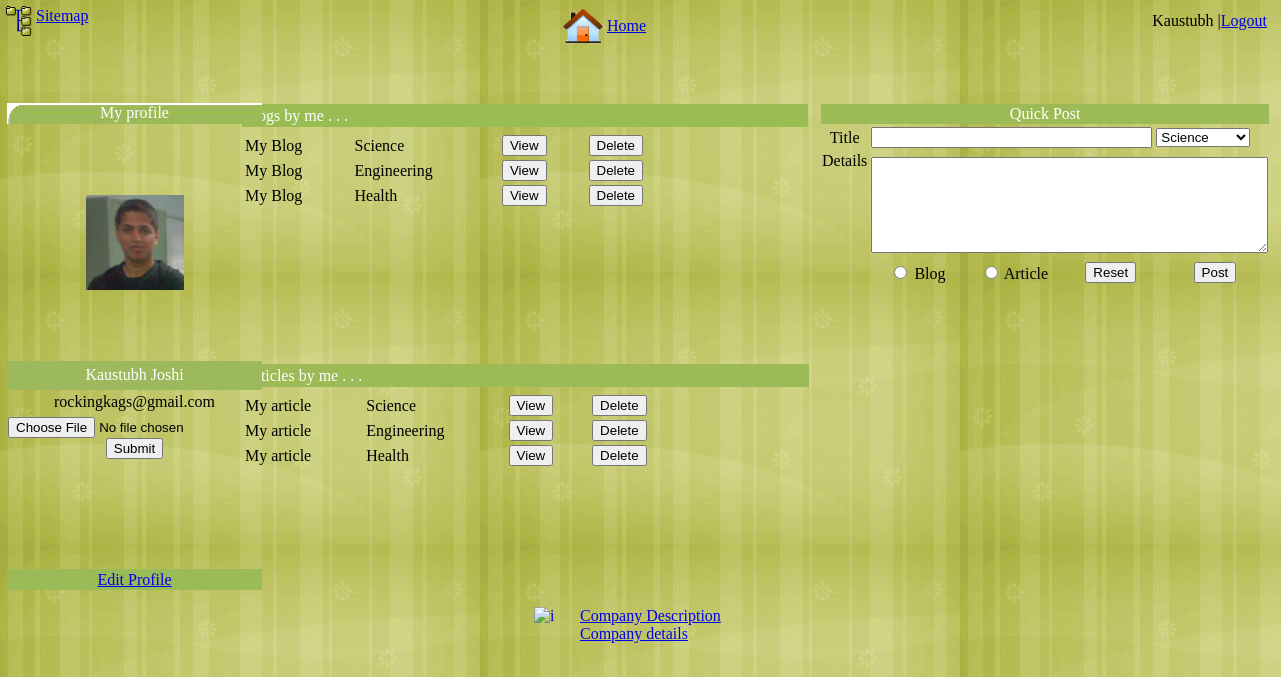
The page /dashBoardP.php (signed in) on the database its author committed.
### tables this page shows
CREATE TABLE IF NOT EXISTS `kj_signupu` (
  `PID` varchar(10) NOT NULL,
  `FirstName` varchar(50) NOT NULL,
  `LastName` varchar(50) NOT NULL,
  `Email` varchar(50) NOT NULL,
  `Address` varchar(200) NOT NULL,
  `Zip` int(20) NOT NULL,
  `Country` varchar(20) NOT NULL,
  `DateOfBirth` date NOT NULL,
  `PhoneNo` bigint(20) NOT NULL,
  `UserID` varchar(20) NOT NULL,
  `Password` varchar(20) NOT NULL,
  `CachyLine` varchar(100) NOT NULL
);

CREATE TABLE IF NOT EXISTS `kj_blogu` (
  `PID` int(10) NOT NULL,
  `ID` int(10) NOT NULL,
  `Title` varchar(150) NOT NULL,
  `Category` varchar(50) NOT NULL,
  `Details` varchar(30000) NOT NULL,
  `Images` varchar(300) NOT NULL,
  `Links` varchar(300) NOT NULL
);

CREATE TABLE IF NOT EXISTS `kj_articleu` (
  `PID` int(10) NOT NULL,
  `ID` int(11) NOT NULL,
  `Title` varchar(150) NOT NULL,
  `Category` varchar(50) NOT NULL,
  `Details` varchar(30000) NOT NULL,
  `Images` varchar(300) NOT NULL,
  `Links` varchar(300) NOT NULL
);

CREATE TABLE IF NOT EXISTS `kj_profileimagesu` (
  `PID` int(10) NOT NULL,
  `SRC` varchar(100) NOT NULL,
  `Hieght` int(4) NOT NULL,
  `Width` int(4) NOT NULL,
  `AltText` varchar(100) NOT NULL
);

### dashBoardP.php (the view, shortened to what this page needs)
<!DOCTYPE html PUBLIC "-//W3C//DTD XHTML 1.0 Transitional//EN" "http://www.w3.org/TR/xhtml1/DTD/xhtml1-transitional.dtd">
<html xmlns="http://www.w3.org/1999/xhtml">
<head>
</head>
<body background="/ExpertsBlog/images/psp_wallpaper04.jpg">
<div id="Layer6"><a href="http://localhost/ExpertsBlog/companyDetails.php"><img src="http://localhost/ExpertsBlog/images/companylogo.jpg" alt="i" width="46" height="42" align="left" longdesc="http://localhost/ExpertsBlog/companyDescription.php" />Company Description<br />
  Company details</a></div>
<div id="Layer12"><a href="http://localhost/ExpertsBlog/index.php">Home</a></div>
<div id="Layer1"><a href="http://localhost/ExpertsBlog/siteMap.php">Sitemap</a></div>
<div id="Layer8"><a href="http://localhost/ExpertsBlog/siteMap.php"><img src="http://localhost/ExpertsBlog//images/sitemap.gif" alt="sitemap" width="26" height="30" border="0" align="top" longdesc="http://localhost/ExpersBlog/siteMap.php" /></a></div>
<div id="Layer2"><a href="http://localhost/ExpertsBlog/index.php"><img src="http://localhost/ExpertsBlog/images/home.gif" alt="home" width="43" height="40" border="0" align="bottom" longdesc="http://localhost/ExpertsBlog/index.php" /></a></div>
<div id="Layer4">
  <div align="right">
  <?php
$na=$_SESSION['fname'];
$result = mysql_query("SELECT * FROM kj_loginu where Uname='$na'");
while($row = mysql_fetch_array($result))
  {
  $pid=$row['PID'];
  }
$result = mysql_query("SELECT * FROM kj_signupu where PID='$pid'");
while($row = mysql_fetch_array($result))
  {
  $fname=$row['FirstName'];
  }
echo $fname;
mysql_close($con); ?>
  |<a href="http://localhost/ExpertsBlog/logout.php">Logout</a></div>
</div>
<div id="Layer5">
  <table width="570" height="25" border="0" bordercolor="#91604E">
    <tr>
      <td height="21" bgcolor="#99BD53"><span class="style4">Blogs by me . . . </span></td>
    </tr>
  </table>
</div>
<div id="Layer7">
  <form id="form1" name="form1" method="post" action="http://localhost/ExpertsBlog/quickPost.php">
    <table width="356" border="0">
      <tr>
        <td colspan="5" bgcolor="#9CBA56"><div align="center" class="style4"><span class="style4">Quick Post</span></div></td>
      </tr>
      <tr>
        <td width="42"><div align="center">Title</div></td>
        <td colspan="4"><input name="title" type="text" id="title" size="32" maxlength="50" />          <select name="select" size="1">
            <option value="Science" selected="selected">Science</option>
        </select></td>
      </tr>
      <tr>
        <td><div align="center">Details</div></td>
        <td colspan="4" rowspan="5"><textarea name="details" cols="47" rows="6" id="details"></textarea></td>
      </tr>
      <tr>
        <td>&nbsp;</td>
      </tr>
      <tr>
        <td>&nbsp;</td>
      </tr>
      <tr>
        <td>&nbsp;</td>
      </tr>
      <tr>
        <td>&nbsp;</td>
      </tr>
      <tr>
        <td>&nbsp;</td>
        <td width="70"><div align="center">
            <input name="blog" type="radio" value="blog" />
        Blog</div></td>
        <td width="70"><div align="center">
            <input name="article" type="radio" value="article" />
        Article</div></td>
        <td width="71">
          <div align="center">
            <input type="reset" name="Submit2" value="Reset" />
          </div></td>
        <td width="81"><div align="center">
          <input type="submit" name="Submit" value="Post" />
        </div></td>
      </tr>
    </table>
  </form>
</div>
<div id="Layer9"></div>
<div id="Layer11">
  <?php
$na=$_SESSION['fname'];
$result = mysql_query("SELECT * FROM kj_loginu where Uname='$na'");
while($row = mysql_fetch_array($result))
  {
  $pid=$row['PID'];
  }
$result = mysql_query("SELECT * FROM kj_blogu where PID='$pid'");
echo "<table width='450'>";
while($row = mysql_fetch_array($result))
  {
  echo "<tr><td>";
  echo $row['Title'];
  echo "</td>";
  echo "<td>";
  echo $row['Category'];
  echo "</td>";
  echo "<td>";
  echo "<form action='http://localhost/ExpertsBlog/blogView.php' method='post'>";
  echo "<input type='submit' name='Submit' value='View' />";
  echo "</form>";
  echo "</td>";
  echo "<td>";
  echo "<form action='http://localhost/ExpertsBlog/delete.php' method='post'>";
  echo "<input type='submit' name='Submit' value='Delete' />";
  echo "</form>";
  echo "</td>";
  echo "</tr></td>";
  }
echo "</table>";
?>
</div>
<div id="Layer13">
  <div id="layer">
    <table width="570" height="25" border="0" bordercolor="#91604E">
      <tr>
        <td height="21" bgcolor="#9CBA56"><span class="style4">Articles by me . . . </span></td>
      </tr>
    </table>
  </div>
</div>
<div id="Layer14">
<?php
$na=$_SESSION['fname'];
$result = mysql_query("SELECT * FROM kj_loginu where Uname='$na'");
while($row = mysql_fetch_array($result))
  {
  $pid=$row['PID'];
  }
$result = mysql_query("SELECT * FROM kj_loginu where Uname='$na'");
while($row = mysql_fetch_array($result))
  {
  $pid=$row['PID'];
  }
$result = mysql_query("SELECT * FROM kj_articleu where PID='$pid'");
echo "<table width='450'>";
while($row = mysql_fetch_array($result))
  {
  echo "<tr><td>";
  echo $row['Title'];
  echo "<td>";
  echo $row['Category'];
  echo "</td>";
  echo "<td>";
  echo "<form action='http://localhost/ExpertsBlog/blogView.php' method='post'>";
  echo "<input type='submit' name='Submit' value='View' />";
  echo "</form>";
  echo "</td>";
  echo "<td>";
  echo "<form action='http://localhost/ExpertsBlog/delete.php' method='post'>";
  echo "<input type='submit' name='Submit' value='Delete' />";
  echo "</form>";
  echo "</td>";
  echo "</tr></td>";
  }
echo "</table>";
?>
</div>
<div id="Layer15">
  <div id="layer2">
    <div id="div">
      <div id="div2">
        <table width="230" height="491" border="0">
          <tr>
            <td width="227" background="/ExpertsBlog/images/top.gif" bgcolor="#FFFFFF"><div align="center"><span class="style4">My profile </span></div></td>
          </tr>
          <tr>
            <td height="231"><div align="center">
              <?php
		$result = mysql_query("SELECT * FROM kj_loginu where Uname='$na'");
		while($row = mysql_fetch_array($result))
		  {
		  $pid=$row['PID'];
  		  }
		$result = mysql_query("SELECT * FROM kj_profileimagesu where PID='$pid'");
		while($row = mysql_fetch_array($result))
		  {
		  $src=$row['SRC'];
		  $width=$row['Width'];
		  $alt=$row['AltText'];
  		  }
		echo "<img src='upload/".$src."' width='$width' hieght='$height' alt='$alt' />";
		?>
            </div></td>
          </tr>
          <tr>
            <td height="27" bgcolor="#9CB95D"><div align="center">
              <?php session_start();
$na=$_SESSION['fname'];
$result = mysql_query("SELECT * FROM kj_loginu where Uname='$na'");
while($row = mysql_fetch_array($result))
  {
  $pid=$row['PID'];
  }
$result = mysql_query("SELECT * FROM kj_signupu where PID='$pid'");
while($row = mysql_fetch_array($result))
  {
  $fname=$row['FirstName'];
   $lname=$row['LastName'];
  }
echo "<font color='white'>".$fname." ".$lname."</font>";
mysql_close($con); ?>
            </div></td>
          </tr>
          <tr>
            <td><div align="center">
              <?php session_start();
$na=$_SESSION['fname'];
$result = mysql_query("SELECT * FROM kj_loginu where Uname='$na'");
while($row = mysql_fetch_array($result))
  {
  $pid=$row['PID'];
  }
$result = mysql_query("SELECT * FROM kj_signupu where PID='$pid'");
while($row = mysql_fetch_array($result))
  {
  $email=$row['Email'];
  }
echo $email;
mysql_close($con); ?>
            </div></td>
          </tr>
          <tr>
            <td><div align="center">
			<form action="upload_file.php" method="post" enctype="multipart/form-data">
  <div align="center">
  <input type="file" name="file" id="file" />
  <input type="submit" name="submit" value="Submit" />
  </div>
</form>
			</div></td>
          </tr>
          <tr>
            <td>&nbsp;</td>
          </tr>
          <tr>
            <td>&nbsp;</td>
          </tr>
          <tr>
            <td height="57">&nbsp;</td>
          </tr>
          <tr>
            <td bgcolor="#9BBB58"><div align="center">
                <form id="form1" name="form1" method="post" action="http://localhost/ExpertsBlog/profileView.php">
                  <a href="http://localhost/ExpertsBlog/profileH.php">Edit Profile </a>
                </form>
            </div></td>
          </tr>
        </table>
      </div>
    </div>
  </div>
</div>
<p>&nbsp;</p>
</body>
</html>

### dashBoardP.php (style rules this page uses)
#Layer12 { position:absolute; width:54px; height:22px; z-index:9; left: 607px; top: 17px; }
#Layer1 { position:absolute; width:191px; height:23px; z-index:1; top: 7px; left: 36px; border: 0; border-color: #FFFFFF; border-left-color: #0033FF; }
#Layer8 { position:absolute; width:26px; height:60px; z-index:8; left: 6px; top: 6px; }
#Layer2 { position:absolute; width:42px; height:48px; z-index:2; left: 561px; top: 8px; }
#Layer4 { position:absolute; width:289px; height:22px; z-index:10; left: 978px; top: 12px; }
#Layer5 { position:absolute; width:570px; height:23px; z-index:11; left: 240px; top: 102px; }
#Layer7 { position:absolute; width:446px; height:240px; z-index:12; left: 819px; top: 102px; }
#Layer9 { position:absolute; width:446px; height:235px; z-index:13; left: 819px; top: 352px; }
#Layer11 { position:absolute; width:561px; height:223px; z-index:14; left: 242px; top: 132px; overflow: scroll; }
#Layer13 { position:absolute; width:562px; height:25px; z-index:15; left: 241px; top: 362px; }
#Layer14 { position:absolute; width:561px; height:200px; z-index:16; left: 242px; top: 392px; overflow: scroll; }
.style4 { color: #FFFFFF }
#Layer15 { position:absolute; width:200px; height:115px; z-index:17; left: 5px; top: 101px; }

### rows shown on the page
kj_signupu: FirstName "Kaustubh", LastName "Joshi", Email "rockingkags@gmail.com"
kj_blogu: Title "My Blog", Category "Science"
kj_blogu: Title "My Blog", Category "Engineering"
kj_blogu: Title "My Blog", Category "Health"
kj_articleu: Title "My article", Category "Science"
kj_articleu: Title "My article", Category "Engineering"
kj_articleu: Title "My article", Category "Health"
kj_profileimagesu: SRC (picture)
